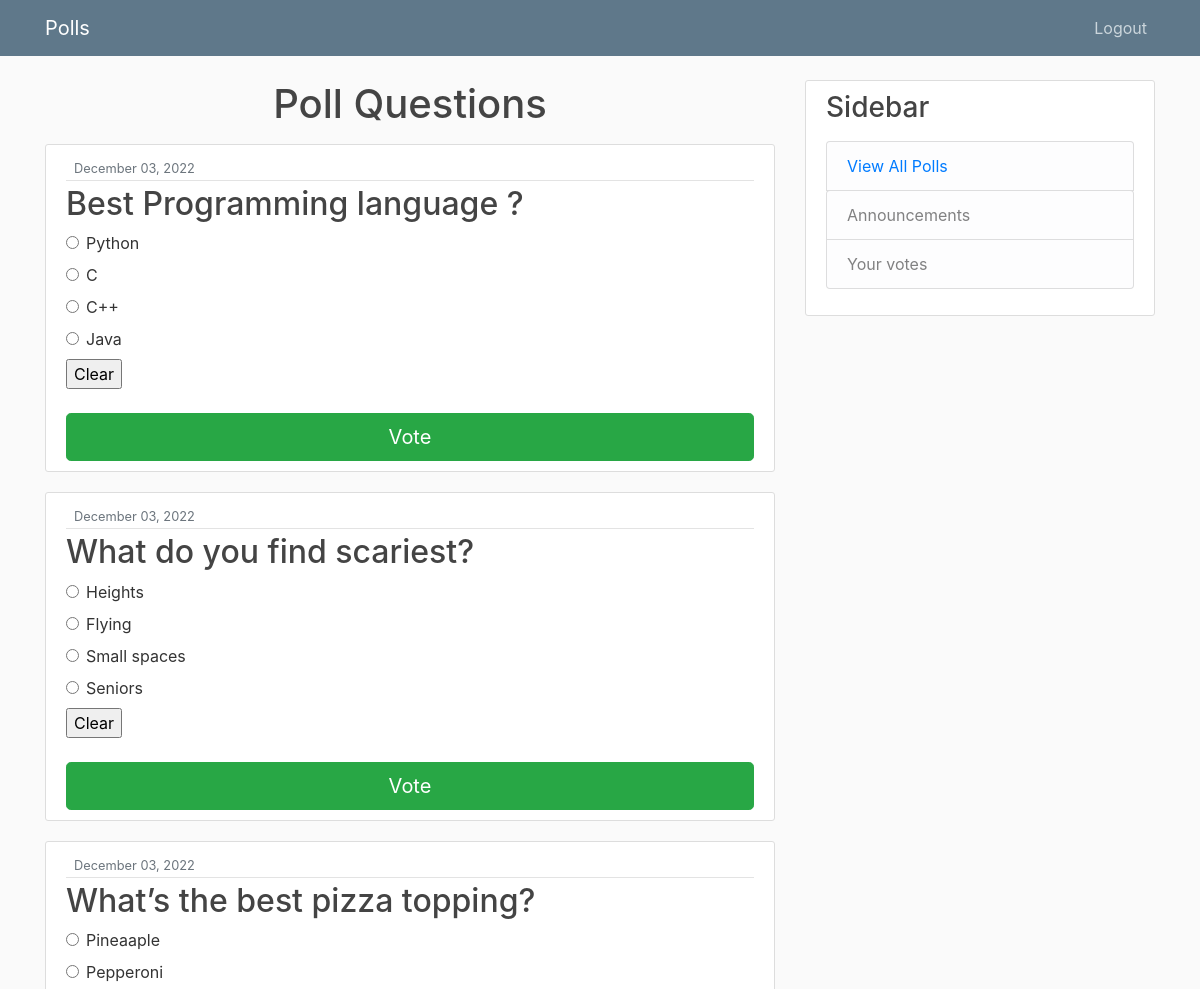
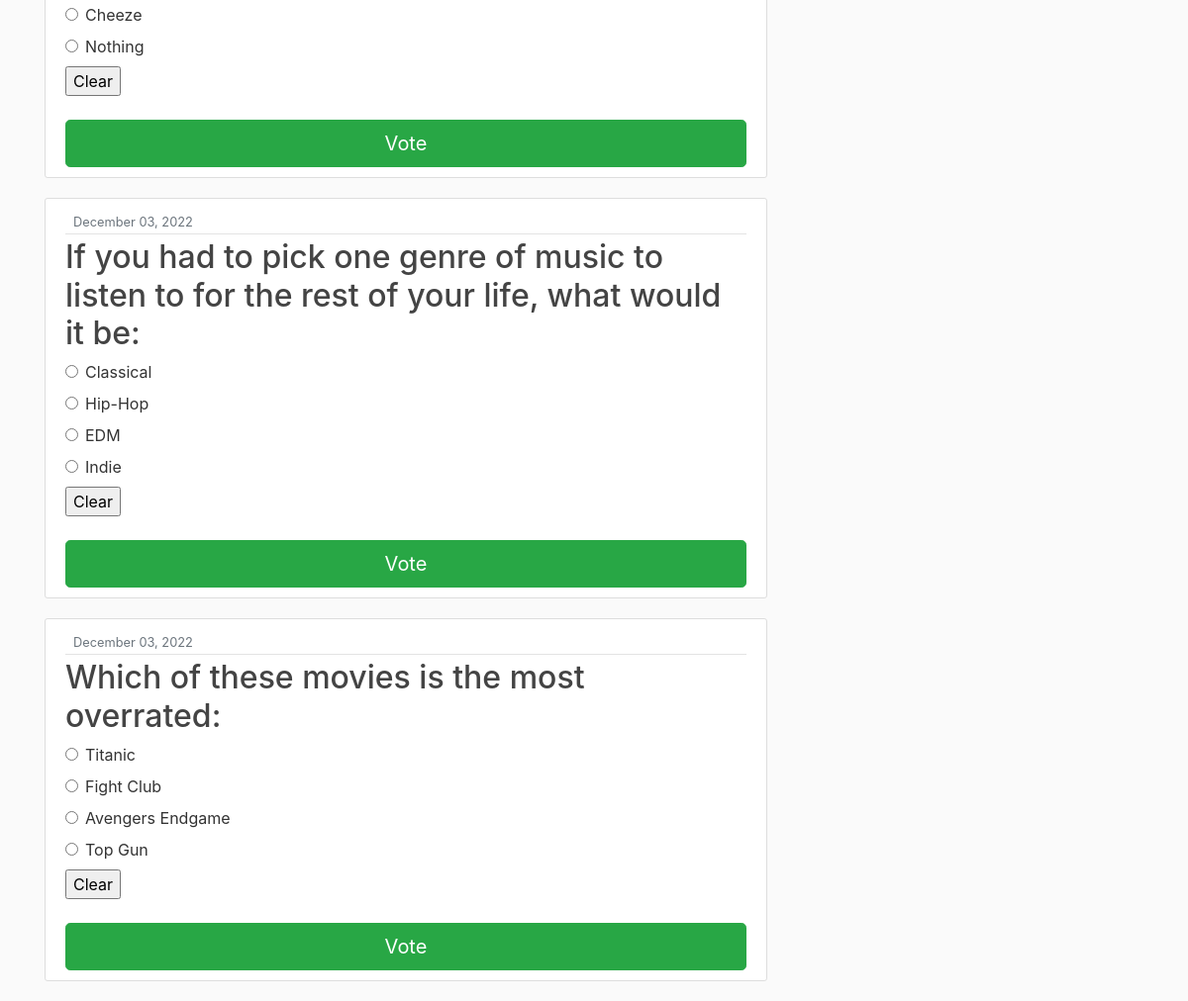
The app's page / (signed in) with its own data (2 pictures, top to bottom).
### polls/models.py (models this page shows, shortened)
class Question(models.Model):
	question_content = models.CharField(max_length=200)
	date_posted = models.DateTimeField(default=timezone.now)

class Choice(models.Model):
	question = models.ForeignKey(Question , on_delete = models.CASCADE)
	choice_content = models.CharField(max_length=200)
	votes = models.IntegerField(default=0)

### polls/views.py (the view)
# urls.py: path('',views.IndexView , name='Index_view'),
@login_required
def IndexView(request):
	question_list = Question.objects.order_by('-date_posted')[:5]
	return render(request,'polls/f1.html',{'question_list':question_list})

### polls/templates/polls/f1.html (shortened to what this page needs)
{% extends "polls/base.html" %}
{% block content %}
	<h1 class ="text-center mb-3">Poll Questions</h1>
	{% if question_list %}
		{% for question in question_list %}
			<article class="media content-section">
			  <div class="media-body">
			    <div class="article-metadata">
			      <small class="text-muted">{{ question.date_posted|date:"F d, Y" }}</small>
			    </div>
			    <h2><a class="article-title">{{ question.question_content }}</a></h2>
			    <form action ="{% url 'vote' question.id %}" method ="POST">
					{% for choice in question.choice_set.all %}
    					<div class ="form-check">
    						<input type ="radio" name ="choice" class ="form-check-input" id ="choice{{ forloop.counter }}" value = "{{ choice.id }}" />
    						<label for ="choice{{ forloop.counter }}">{{ choice.choice_content }}</label>
						</div>
					{% endfor %}
					<input type="reset" value="Clear">
			    	<input type ="submit" value ="Vote" class ="btn btn-success btn-lg btn-block mt-4" />
				</form>
			  </div>
			</article>
		{% endfor %}
	{% else %}
		<p>No polls available</p>
	{% endif %}
{% endblock %}

### polls/templates/polls/base.html (shortened to what this page needs)
{% load static %}
<!DOCTYPE html>
<html>
<head>
    <link rel="stylesheet" href="https://cdn.jsdelivr.net/npm/bootstrap@4.0.0/dist/css/bootstrap.min.css">
    <link rel="stylesheet" type="text/css" href="{% static 'polls/main.css' %}">
</head>
<body>
	<header class="site-header">
	  <nav class="navbar navbar-expand-md navbar-dark bg-steel fixed-top">
	    <div class="container">
	      <a class="navbar-brand mr-4" href="/">Polls</a>
	      <div class="collapse navbar-collapse" id="navbarToggle">
	        <div class="navbar-nav">
	        	{% if user.is_authenticated %}
	        		<a class="nav-item nav-link" href="{% url 'logout' %}">Logout</a>
	        	{% else %}
		          	<a class="nav-item nav-link" href="{% url 'login' %}">Login</a>
		          	<a class="nav-item nav-link" href="{% url 'register' %}">Register</a>
		        {% endif %}
	        </div>
	      </div>
	    </div>
	  </nav>
	</header>
	<main role="main" class="container">
	  <div class="row">
	    <div class="col-md-8">
			{% block content %}{% endblock %}
	    </div>
	    <div class="col-md-4">
	      <div class="content-section">
	        <h3>Sidebar</h3>
	        <p class='text-muted'>
	          <ul class="list-group">
	            <li class="list-group-item list-group-item-light"><a href="{% url 'Index_view_copy' %}"> View All Polls</li>
	            <li class="list-group-item list-group-item-light">Announcements</li>
	            <li class="list-group-item list-group-item-light">Your votes</li>
	          </ul>
	        </p>
	      </div>
	    </div>
	  </div>
	</main>
</body>
</html>

### polls/static/polls/main.css (style rules this page uses)
body { background: #fafafa; color: #333333; margin-top: 5rem; }
h1, h2, h3, h4, h5, h6 { color: #444444; }
ul { margin: 0; }
.bg-steel { background-color: #5f788a; }
.site-header .navbar-nav .nav-link { color: #cbd5db; }
.content-section { background: #ffffff; padding: 10px 20px; border: 1px solid #dddddd; border-radius: 3px; margin-bottom: 20px; }
.article-title { color: #444444; }
.article-metadata { padding-bottom: 1px; margin-bottom: 4px; border-bottom: 1px solid #e3e3e3 }

### records on screen
Question: date_posted "December 03, 2022", question_content "Best Programming language ?"
Choice: choice_content "Python"
Choice: choice_content "C"
Choice: choice_content "C++"
Choice: choice_content "Java"
Question: date_posted "December 03, 2022", question_content "What do you find scariest?"
Choice: choice_content "Heights"
Choice: choice_content "Flying"
Choice: choice_content "Small spaces"
Choice: choice_content "Seniors"
Question: date_posted "December 03, 2022", question_content "What’s the best pizza topping?"
Choice: choice_content "Pineaaple"
Choice: choice_content "Pepperoni"
Choice: choice_content "Cheeze"
Choice: choice_content "Nothing"
Question: date_posted "December 03, 2022", question_content "If you had to pick one genre of music to listen to for the rest of your life, what would it be:"
Choice: choice_content "Classical"
Choice: choice_content "Hip-Hop"
Choice: choice_content "EDM"
Choice: choice_content "Indie"
Question: date_posted "December 03, 2022", question_content "Which of these movies is the most overrated:"
Choice: choice_content "Titanic"
Choice: choice_content "Fight Club"
Choice: choice_content "Avengers Endgame"
Choice: choice_content "Top Gun"
